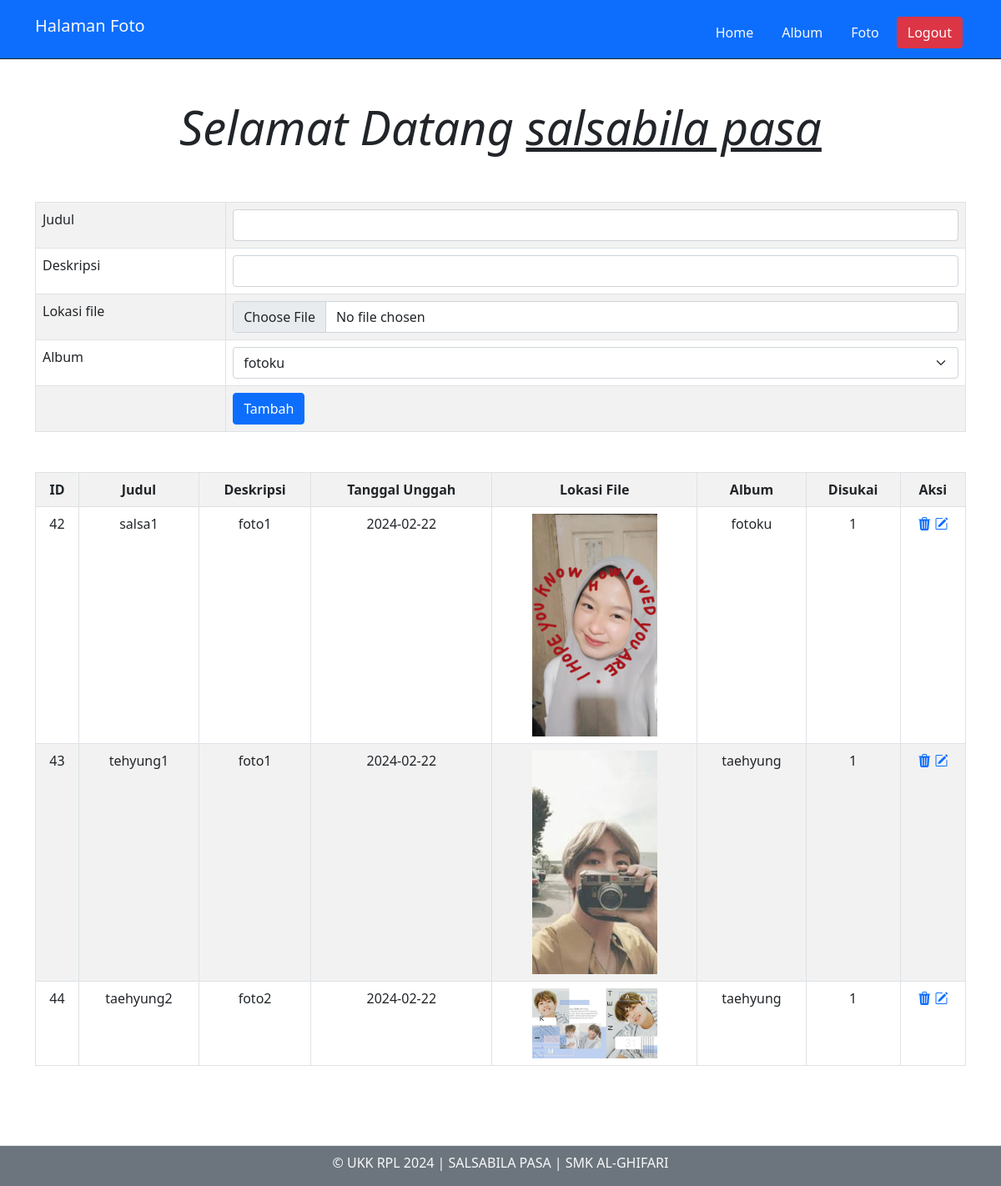
The app's page /foto.php (signed in) with its own data.
### tables this page shows
CREATE TABLE `foto` (
  `fotoid` int(11) NOT NULL,
  `judulfoto` varchar(255) NOT NULL,
  `deskripsifoto` text NOT NULL,
  `tanggalunggah` date NOT NULL,
  `lokasifile` varchar(255) NOT NULL,
  `albumid` int(11) NOT NULL,
  `userid` int(11) NOT NULL
);

CREATE TABLE `album` (
  `albumid` int(11) NOT NULL,
  `namaalbum` varchar(255) NOT NULL,
  `deskripsi` text NOT NULL,
  `tanggaldibuat` date NOT NULL,
  `userid` int(11) NOT NULL
);

### foto.php (the view, shortened to what this page needs)
<!DOCTYPE html>
<html lang="en">
<head>
    <link rel="stylesheet" href="asset/css/bootstrap.min.css">
    <link rel="stylesheet" href="https://cdn.jsdelivr.net/npm/bootstrap-icons@1.11.3/font/bootstrap-icons.min.css">
</head>
<body>
    <nav class="navbar navbar-expand-lg bg-body-tertiary bg-primary text-light border-bottom border-dark">
        <div class="container">
            <h2 class="navbar-brand" href="index.php">Halaman Foto</h2>
            <div class="collapse navbar-collapse mt-2" id="navbarNavAltMarkup">
                <ul class="navbar-nav">
                    <li class="nav-item"><a href="index.php" class="btn text-light m-1">Home</a></li>
                    <li class="nav-item"><a href="album.php" class="btn text-light m-1">Album</a></li>
                    <li class="nav-item"><a href="foto.php" class="btn text-light m-1">Foto</a></li>
                    <li class="nav-item"><a href="logout.php" class="btn btn-danger m-1">Logout</a></li>
                </ul>
            </div>
        </div>
    </nav>
    <div class="text-center display-4 fst-italic mb-5 mt-5">
        <p>Selamat Datang <b class="text-decoration-underline">
                <?= $_SESSION['namalengkap'] ?>
            </b></p>
    </div>
    <form action="tambah_foto.php" method="post" enctype="multipart/form-data">
        <div class="table-responsive">
            <div class="container mb-4 mt-2">
                <table class="table table-bordered table-striped">
                    <tr>
                        <td>Judul</td>
                        <td><input type="text" name="judulfoto" class="form-control" id="exampleFormControlInput1"></td>
                    </tr>
                    <tr>
                        <td>Deskripsi</td>
                        <td><input type="text" name="deskripsifoto" class="form-control" id="exampleFormControlInput1">
                        </td>
                    </tr>
                    <tr>
                        <td>Lokasi file</td>
                        <td><input type="file" name="lokasifile" class="form-control" type="file" id="formFile">
                        </td>
                    </tr>
                    <tr>
                        <td>Album</td>
                        <td>
                            <select name="albumid" class="form-select">
                                <?php
                                include "koneksi.php";
                                $userid = $_SESSION['userid'];
                                $sql = mysqli_query($conn, "select * from album where userid='$userid'");
                                while ($data = mysqli_fetch_array($sql)) {
                                    ?>
                                    <option value="<?= $data['albumid'] ?>">
                                        <?= $data['namaalbum'] ?>
                                    </option>
                                    <?php
                                }
                                ?>
                            </select>
                        </td>
                    </tr>
                    <div class="d-grid gap-2 d-md-block">
                        <tr>
                            <td></td>
                            <td>
                                <button class="btn btn-primary" type="submit">
                                    Tambah
                                </button>
                            </td>
                        </tr>
                    </div>
                </table>
            </div>
        </div>
    </form>
    <br>
    <div class="table-responsive">
        <div class="container mb-4">
            <table class="table table-bordered table-striped  text-center">
                <tr>
                    <th>ID</th>
                    <th>Judul</th>
                    <th>Deskripsi</th>
                    <th>Tanggal Unggah</th>
                    <th>Lokasi File</th>
                    <th>Album</th>
                    <th>Disukai</th>
                    <th>Aksi</th>
                </tr>
                <?php
                include "koneksi.php";
                $userid = $_SESSION['userid'];
                $sql = mysqli_query($conn, "select * from foto,album where foto.userid='$userid' and foto.albumid=album.albumid");
                while ($data = mysqli_fetch_array($sql)) {
                    ?>
                    <tr>
                        <td>
                            <?= $data['fotoid'] ?>
                        </td>
                        <td>
                            <?= $data['judulfoto'] ?>
                        </td>
                        <td>
                            <?= $data['deskripsifoto'] ?>
                        </td>
                        <td>
                            <?= $data['tanggalunggah'] ?>
                        </td>
                        <td><img src="gambar/<?= $data['lokasifile'] ?>" alt="hii" width="150px"></td>
                        <td>
                            <?= $data['namaalbum'] ?>
                        </td>
                        <td>
                            <?php
                            $fotoid = $data['fotoid'];
                            $sql2 = mysqli_query($conn, "select * from likefoto where fotoid='$fotoid'");
                            echo mysqli_num_rows($sql2);
                            ?>
                        </td>
                        <td>
                            <a href="hapus_foto.php?fotoid=<?= $data['fotoid'] ?>"><i class="bi bi-trash3-fill"></i></a>
                            <a href="edit_foto.php?fotoid=<?= $data['fotoid'] ?>"><i class="bi bi-pencil-square"></i></a>
                        </td>
                    </tr>
                    <?php
                }
                ?>
            </table>
        </div>
    </div>
    <br><br><br><br><br>
    <footer class="d-flex justify-content-center border-top mt-2 bg-secondary fixed-bottom">
        <p class="pt-2 text-light">&copy;  UKK RPL 2024 | SALSABILA PASA | SMK AL-GHIFARI</p>
    </footer>
</body>
</html>

### records on screen
foto: fotoid "42", judulfoto "salsa1", deskripsifoto "foto1", tanggalunggah "2024-02-22", lokasifile (picture), albumid.namaalbum "fotoku", mysqli_num_rows($sql2) "1"
foto: fotoid "43", judulfoto "tehyung1", deskripsifoto "foto1", tanggalunggah "2024-02-22", lokasifile (picture), albumid.namaalbum "taehyung", mysqli_num_rows($sql2) "1"
foto: fotoid "44", judulfoto "taehyung2", deskripsifoto "foto2", tanggalunggah "2024-02-22", lokasifile (picture), albumid.namaalbum "taehyung", mysqli_num_rows($sql2) "1"

### other values on screen
$_SESSION['namalengkap'] "salsabila pasa"
form field albumid "fotoku"
